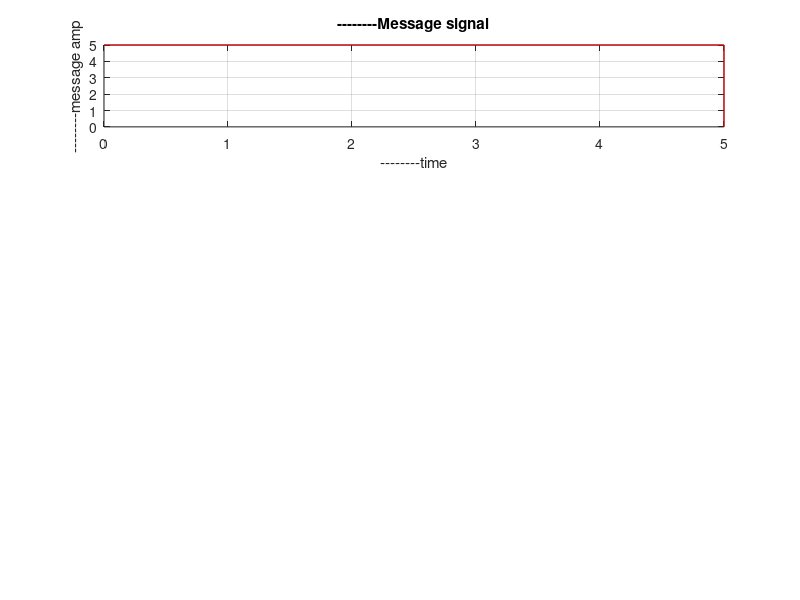

Write the MATLAB code that produced this figure. (Note: this script raises an error after producing the figure.)
clc;
close all;
clear all;
clf;

n1=input('Enter the number of bits');

for i=1:n1
    n(i)=input('Enter the bits');
end
l=length(n);
if(n(l)==1)
    n(l+1)=1;
else
    n(l+1)=0;
end

l1=length(n);
tn=0:l1-1;
subplot(4, 1, 1);
stairs(tn, n, 'r');
title('--------Message signal');
ylabel('--------message amp');
xlabel('--------time');
grid on;


t=0:.01:1;
c=sin(2*pi*fc*t);
subplot(4, 1, 2);
plot(t, c, 'y');
title('--------Carrier signal');
ylabel('--------carrier amp');
xlabel('--------time');
grid on;


for i=1:1
    for j=(i-1)*100:i*100
        if(n(i)==1)
            s(j+1)=c(j+1)
        else
            s(j+1)=0;
        end
    end
end


subplot(4, 1, 3);
plot(t, s, 'g');
title('--------ASK signal');
ylabel('--------ASK amp');
xlabel('--------time');
grid on;


for i=1:1
    for j=(i-1)*100:i*100
        if(s(j+1)==c(j+1))
            x(j+1)=1;
        else
            x(j+1)=0;
        end
    end
end

subplot(4, 1, 4);
plot(t, x, 'c');
title('--------ASK demod signal');
ylabel('--------ASK demod amp');
xlabel('--------time');
grid on;



